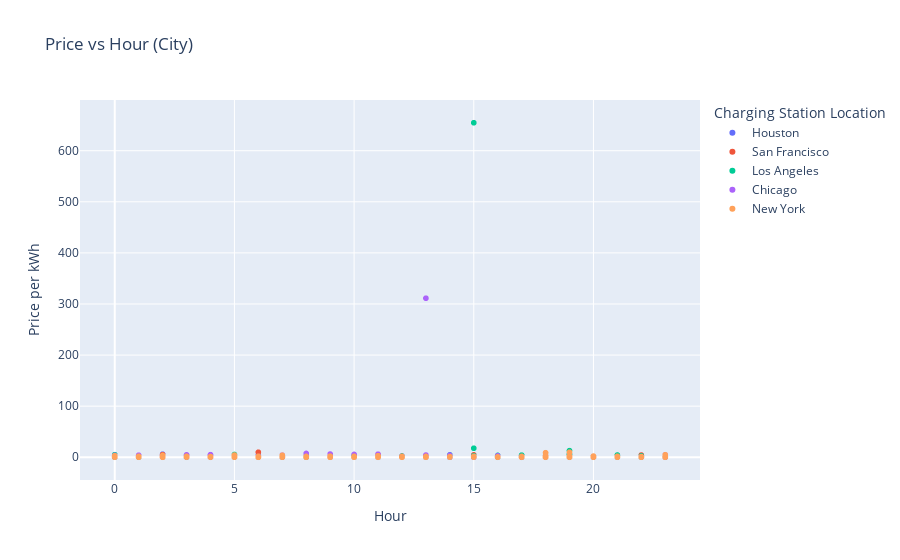

Write notebook code for a chart like this one.
### Markdown cell above
## 6. Scatter — Price vs Hour (City)

### Code cell
px.scatter(df,x='Hour',y='Price per kWh',color='Charging Station Location',
                 title='Price vs Hour (City)').show()

### Figure 1 — Plotly figure (JSON) as saved in the notebook; plotly's stock layout.template omitted (floating-point values rounded to 4 significant figures; data arrays with more than 128 entries replaced by an {"elided": "..."} marker saying what was removed)
{"data": [{"hovertemplate": "Charging Station Location=Houston<br>Hour=%{x}<br>Price per kWh=%{y}<extra></extra>", "legendgroup": "Houston", "marker": {"color": "#636efa", "symbol": "circle"}, "mode": "markers", "name": "Houston", "showlegend": true, "type": "scattergl", "x": {"elided": "250 int values"}, "xaxis": "x", "y": {"elided": "250 float values"}, "yaxis": "y"}, {"hovertemplate": "Charging Station Location=San Francisco<br>Hour=%{x}<br>Price per kWh=%{y}<extra></extra>", "legendgroup": "San Francisco", "marker": {"color": "#EF553B", "symbol": "circle"}, "mode": "markers", "name": "San Francisco", "showlegend": true, "type": "scattergl", "x": {"elided": "249 int values"}, "xaxis": "x", "y": {"elided": "249 float values"}, "yaxis": "y"}, {"hovertemplate": "Charging Station Location=Los Angeles<br>Hour=%{x}<br>Price per kWh=%{y}<extra></extra>", "legendgroup": "Los Angeles", "marker": {"color": "#00cc96", "symbol": "circle"}, "mode": "markers", "name": "Los Angeles", "showlegend": true, "type": "scattergl", "x": {"elided": "278 int values"}, "xaxis": "x", "y": {"elided": "278 float values"}, "yaxis": "y"}, {"hovertemplate": "Charging Station Location=Chicago<br>Hour=%{x}<br>Price per kWh=%{y}<extra></extra>", "legendgroup": "Chicago", "marker": {"color": "#ab63fa", "symbol": "circle"}, "mode": "markers", "name": "Chicago", "showlegend": true, "type": "scattergl", "x": {"elided": "234 int values"}, "xaxis": "x", "y": {"elided": "234 float values"}, "yaxis": "y"}, {"hovertemplate": "Charging Station Location=New York<br>Hour=%{x}<br>Price per kWh=%{y}<extra></extra>", "legendgroup": "New York", "marker": {"color": "#FFA15A", "symbol": "circle"}, "mode": "markers", "name": "New York", "showlegend": true, "type": "scattergl", "x": {"elided": "243 int values"}, "xaxis": "x", "y": {"elided": "243 float values"}, "yaxis": "y"}], "layout": {"legend": {"title": {"text": "Charging Station Location"}, "tracegroupgap": 0}, "title": {"text": "Price vs Hour (City)"}, "xaxis": {"anchor": "y", "domain": [0, 1], "title": {"text": "Hour"}}, "yaxis": {"anchor": "x", "domain": [0, 1], "title": {"text": "Price per kWh"}}}}
